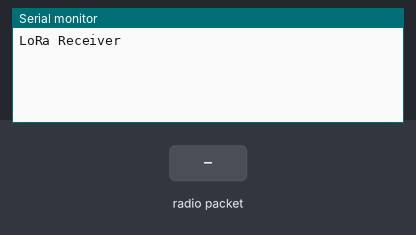
Recording of a sketch running on a simulated Arduino Uno, built with avr-gcc and run on an emulated ATmega328P. Shown: the last lines printed to the serial monitor. The test bench sets the inputs (shaded band). No radio packets arrive unless stated.

Above: at 1.2 s.
1.3 s: radio packet "1" arrives
At 2.5 s:
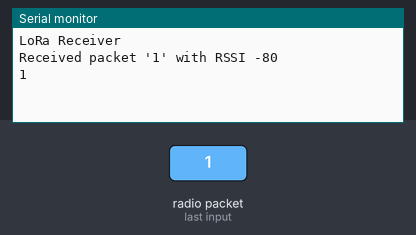
2.8 s: radio packet "0" arrives
At 3.7 s:
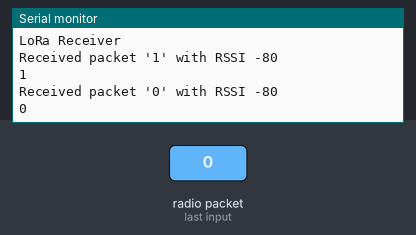
4.3 s: radio packet "2" arrives
At 4.9 s:
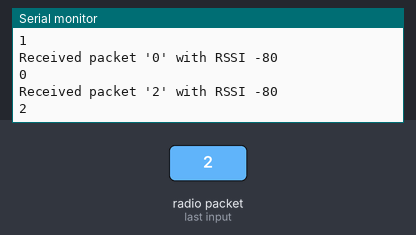
Timing chart, 0 to 7.3 s (numbered marks = the images above; inputs shaded):
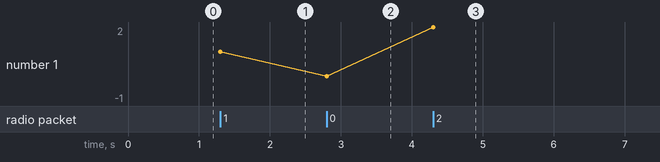

The sketch:

ESP_lora_working_receiver.ino
```cpp
#include <SPI.h>
#include <LoRa.h>

#define SS_PIN 5
#define RST_PIN 14
#define DIO0_PIN 2
#define LORA_FREQUENCY 433E6
#define SYNC_WORD 0xF3
#define RECEIVER_TIMEOUT 5000

void setup() {
  Serial.begin(115200);
  while (!Serial);

  Serial.println("LoRa Receiver");

  if (!initializeLoRa()) {
    Serial.println("LoRa initialization failed. Check connections and restart.");
    while (1);  // Loop indefinitely on error
  }
}

void loop() {
  String msg = receiver();
  Serial.println(msg);
}

bool initializeLoRa() {
  LoRa.setPins(SS_PIN, RST_PIN, DIO0_PIN);

  if (!LoRa.begin(LORA_FREQUENCY)) {
    Serial.println("Error initializing LoRa module.");
    return false;
  }

  LoRa.setSyncWord(SYNC_WORD);
  return true;
}

String receiver() {
  String str = "";
  unsigned long startTime = millis();

  while (millis() - startTime < RECEIVER_TIMEOUT) {
    int packetSize = LoRa.parsePacket();

    if (packetSize) {
      Serial.print("Received packet '");

      while (LoRa.available()) {
        char c = LoRa.read();
        Serial.print(c);
        str += c;
      }

      Serial.print("' with RSSI ");
      Serial.println(LoRa.packetRssi());
      return str;
    }
  }

  Serial.println("Receiver timeout");
  return "-1";  // Return an empty string on timeout
}
```

Measured:
- after the input at 1.3 s, the serial monitor: prints a new line at once (image 1)
- after the input at 2.8 s, the serial monitor: prints a new line at once (image 2)
- after the input at 4.3 s, the serial monitor: prints a new line at once (image 3)
- plotted number 1: 1 → 0 after the input at 2.8 s
